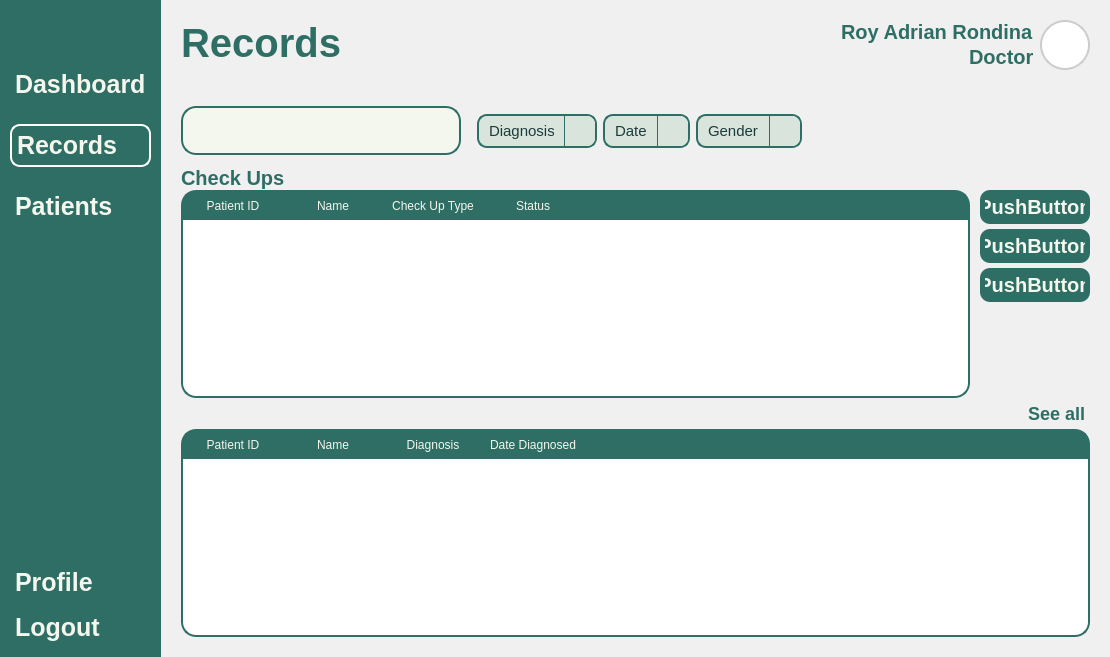
<?xml version="1.0" encoding="UTF-8"?>
<ui version="4.0">
 <class>MainWindow</class>
 <widget class="QMainWindow" name="MainWindow">
  <property name="geometry">
   <rect>
    <x>0</x>
    <y>0</y>
    <width>1110</width>
    <height>657</height>
   </rect>
  </property>
  <property name="windowTitle">
   <string>MainWindow</string>
  </property>
  <property name="styleSheet">
   <string notr="true">*{
	padding: 0px;
	margin: 0px;
	border: 0px;
}
QPushButton {
	font: 900 10pt &quot;Satoshi Black&quot;;
	background-color: transparent;
 	border-radius: 10px;
	font-weight: bold;
	font-size: 25px;
	color: #F4F7ED;
	text-align: left;
	padding: 5px 5px;
}
#NavBar {
    background-color: #2E6E65;
}
QLabel {
	font: 900 10pt &quot;Satoshi Black&quot;;
	font-size: 20px;
	font-weight: bold;
	color: #2E6E65;
	qproperty-alignment: 'AlignLeft';
    qproperty-wordWrap: true;
	background: transparent;
}
</string>
  </property>
  <widget class="QWidget" name="centralwidget">
   <layout class="QHBoxLayout" name="horizontalLayout">
    <property name="spacing">
     <number>0</number>
    </property>
    <property name="leftMargin">
     <number>0</number>
    </property>
    <property name="topMargin">
     <number>0</number>
    </property>
    <property name="rightMargin">
     <number>0</number>
    </property>
    <property name="bottomMargin">
     <number>0</number>
    </property>
    <item>
     <widget class="QWidget" name="NavBar" native="true">
      <property name="sizePolicy">
       <sizepolicy hsizetype="Preferred" vsizetype="Expanding">
        <horstretch>0</horstretch>
        <verstretch>0</verstretch>
       </sizepolicy>
      </property>
      <layout class="QVBoxLayout" name="verticalLayout">
       <property name="spacing">
        <number>6</number>
       </property>
       <property name="leftMargin">
        <number>10</number>
       </property>
       <property name="topMargin">
        <number>10</number>
       </property>
       <property name="rightMargin">
        <number>10</number>
       </property>
       <property name="bottomMargin">
        <number>10</number>
       </property>
       <item>
        <widget class="QPushButton" name="DashBoardButton">
         <property name="text">
          <string/>
         </property>
         <property name="icon">
          <iconset resource="../Images/resources.qrc">
           <normaloff>:/lucide/icons/align-justify.svg</normaloff>:/lucide/icons/align-justify.svg</iconset>
         </property>
         <property name="iconSize">
          <size>
           <width>40</width>
           <height>40</height>
          </size>
         </property>
        </widget>
       </item>
       <item>
        <spacer name="verticalSpacer">
         <property name="orientation">
          <enum>Qt::Vertical</enum>
         </property>
         <property name="sizeType">
          <enum>QSizePolicy::Fixed</enum>
         </property>
         <property name="sizeHint" stdset="0">
          <size>
           <width>20</width>
           <height>10</height>
          </size>
         </property>
        </spacer>
       </item>
       <item>
        <layout class="QVBoxLayout" name="MainButtons">
         <property name="spacing">
          <number>20</number>
         </property>
         <property name="sizeConstraint">
          <enum>QLayout::SetNoConstraint</enum>
         </property>
         <item>
          <widget class="QPushButton" name="pushButton_3">
           <property name="text">
            <string>Dashboard</string>
           </property>
           <property name="icon">
            <iconset resource="../Images/resources.qrc">
             <normaloff>:/lucide/icons/layout-dashboard.svg</normaloff>:/lucide/icons/layout-dashboard.svg</iconset>
           </property>
           <property name="iconSize">
            <size>
             <width>40</width>
             <height>40</height>
            </size>
           </property>
          </widget>
         </item>
         <item>
          <widget class="QPushButton" name="pushButton_2">
           <property name="styleSheet">
            <string notr="true">QPushButton {
	border: 2px solid white;
}</string>
           </property>
           <property name="text">
            <string>Records</string>
           </property>
           <property name="icon">
            <iconset resource="../Images/resources.qrc">
             <normaloff>:/lucide/icons/file-text.svg</normaloff>:/lucide/icons/file-text.svg</iconset>
           </property>
           <property name="iconSize">
            <size>
             <width>40</width>
             <height>40</height>
            </size>
           </property>
          </widget>
         </item>
         <item>
          <widget class="QPushButton" name="pushButton">
           <property name="text">
            <string>Patients</string>
           </property>
           <property name="icon">
            <iconset resource="../Images/resources.qrc">
             <normaloff>:/lucide/icons/user-round-pen.svg</normaloff>:/lucide/icons/user-round-pen.svg</iconset>
           </property>
           <property name="iconSize">
            <size>
             <width>40</width>
             <height>40</height>
            </size>
           </property>
          </widget>
         </item>
        </layout>
       </item>
       <item>
        <spacer name="verticalSpacer_2">
         <property name="orientation">
          <enum>Qt::Vertical</enum>
         </property>
         <property name="sizeType">
          <enum>QSizePolicy::Expanding</enum>
         </property>
         <property name="sizeHint" stdset="0">
          <size>
           <width>20</width>
           <height>40</height>
          </size>
         </property>
        </spacer>
       </item>
       <item>
        <layout class="QVBoxLayout" name="verticalLayout_2">
         <property name="sizeConstraint">
          <enum>QLayout::SetNoConstraint</enum>
         </property>
         <item>
          <widget class="QPushButton" name="pushButton_5">
           <property name="text">
            <string>Profile</string>
           </property>
           <property name="icon">
            <iconset resource="../Images/resources.qrc">
             <normaloff>:/lucide/icons/user-round-cog.svg</normaloff>:/lucide/icons/user-round-cog.svg</iconset>
           </property>
           <property name="iconSize">
            <size>
             <width>40</width>
             <height>40</height>
            </size>
           </property>
          </widget>
         </item>
         <item>
          <widget class="QPushButton" name="pushButton_4">
           <property name="text">
            <string>Logout</string>
           </property>
           <property name="icon">
            <iconset resource="../Images/resources.qrc">
             <normaloff>:/lucide/icons/log-out.svg</normaloff>:/lucide/icons/log-out.svg</iconset>
           </property>
           <property name="iconSize">
            <size>
             <width>40</width>
             <height>40</height>
            </size>
           </property>
          </widget>
         </item>
        </layout>
       </item>
      </layout>
     </widget>
    </item>
    <item>
     <widget class="QFrame" name="MainBodyContainer">
      <property name="sizePolicy">
       <sizepolicy hsizetype="Expanding" vsizetype="Preferred">
        <horstretch>0</horstretch>
        <verstretch>0</verstretch>
       </sizepolicy>
      </property>
      <property name="styleSheet">
       <string notr="true">#MainBodyContainer {
	background-color: #f0f0f0;
}

#Header {
	padding: 20px 20px;
}
QLabel {
    padding: 0px;
}
#UserType {
	font: 300 10pt &quot;Lexend Light&quot;;
	font-size: 15px;
	color: #2B3752;
}
#UserName {
	font: 600 10pt &quot;Lexend SemiBold&quot;;
	font-size: 25px;
	color: #2B3752;
}
#InterfaceTitle{
	font-size: 40px;
}
QGraphicsView {
    border: 2px solid #ccc;
    border-radius: 25px;
    background: white;
}


</string>
      </property>
      <property name="frameShape">
       <enum>QFrame::StyledPanel</enum>
      </property>
      <property name="frameShadow">
       <enum>QFrame::Raised</enum>
      </property>
      <layout class="QVBoxLayout" name="verticalLayout_3">
       <property name="leftMargin">
        <number>0</number>
       </property>
       <property name="topMargin">
        <number>0</number>
       </property>
       <property name="rightMargin">
        <number>0</number>
       </property>
       <property name="bottomMargin">
        <number>0</number>
       </property>
       <item>
        <widget class="QFrame" name="Header">
         <property name="frameShape">
          <enum>QFrame::StyledPanel</enum>
         </property>
         <property name="frameShadow">
          <enum>QFrame::Raised</enum>
         </property>
         <layout class="QHBoxLayout" name="horizontalLayout_2">
          <property name="leftMargin">
           <number>0</number>
          </property>
          <property name="topMargin">
           <number>0</number>
          </property>
          <property name="rightMargin">
           <number>0</number>
          </property>
          <property name="bottomMargin">
           <number>0</number>
          </property>
          <item>
           <widget class="QLabel" name="InterfaceTitle">
            <property name="layoutDirection">
             <enum>Qt::LeftToRight</enum>
            </property>
            <property name="text">
             <string>Records</string>
            </property>
            <property name="alignment">
             <set>Qt::AlignLeading</set>
            </property>
           </widget>
          </item>
          <item>
           <layout class="QHBoxLayout" name="UserPanel">
            <property name="rightMargin">
             <number>0</number>
            </property>
            <item>
             <layout class="QVBoxLayout" name="UserInfo">
              <property name="spacing">
               <number>0</number>
              </property>
              <item alignment="Qt::AlignRight">
               <widget class="QLabel" name="User">
                <property name="text">
                 <string>Roy Adrian Rondina</string>
                </property>
                <property name="alignment">
                 <set>Qt::AlignLeading</set>
                </property>
               </widget>
              </item>
              <item alignment="Qt::AlignRight">
               <widget class="QLabel" name="ID">
                <property name="text">
                 <string>Doctor</string>
                </property>
                <property name="alignment">
                 <set>Qt::AlignLeading</set>
                </property>
               </widget>
              </item>
             </layout>
            </item>
            <item>
             <widget class="QFrame" name="Profile">
              <property name="sizePolicy">
               <sizepolicy hsizetype="Fixed" vsizetype="Fixed">
                <horstretch>0</horstretch>
                <verstretch>0</verstretch>
               </sizepolicy>
              </property>
              <property name="minimumSize">
               <size>
                <width>50</width>
                <height>50</height>
               </size>
              </property>
              <property name="maximumSize">
               <size>
                <width>50</width>
                <height>50</height>
               </size>
              </property>
              <property name="frameShape">
               <enum>QFrame::StyledPanel</enum>
              </property>
              <property name="frameShadow">
               <enum>QFrame::Raised</enum>
              </property>
              <layout class="QVBoxLayout" name="verticalLayout_4">
               <property name="spacing">
                <number>0</number>
               </property>
               <property name="leftMargin">
                <number>0</number>
               </property>
               <property name="topMargin">
                <number>0</number>
               </property>
               <property name="rightMargin">
                <number>0</number>
               </property>
               <property name="bottomMargin">
                <number>0</number>
               </property>
               <item>
                <widget class="QGraphicsView" name="ProfilePic">
                 <property name="enabled">
                  <bool>true</bool>
                 </property>
                 <property name="sizePolicy">
                  <sizepolicy hsizetype="Preferred" vsizetype="Preferred">
                   <horstretch>0</horstretch>
                   <verstretch>0</verstretch>
                  </sizepolicy>
                 </property>
                 <property name="minimumSize">
                  <size>
                   <width>0</width>
                   <height>0</height>
                  </size>
                 </property>
                </widget>
               </item>
              </layout>
             </widget>
            </item>
           </layout>
          </item>
         </layout>
        </widget>
       </item>
       <item>
        <widget class="QFrame" name="MainBody">
         <property name="sizePolicy">
          <sizepolicy hsizetype="Preferred" vsizetype="Expanding">
           <horstretch>0</horstretch>
           <verstretch>0</verstretch>
          </sizepolicy>
         </property>
         <property name="styleSheet">
          <string notr="true">#SearchBar {
	border: 2px solid #2E6E65;
	border-radius: 15px;
	text-align: center;
	background-color: transparent;
}

QComboBox {
    background-color: #b5cecb;
    font-size: 15px;
    color: #1b3b3a;
    border-radius: 10px;
    padding: 5px 10px;
    border: 1px solid #2E6E65;
}

QComboBox::drop-down {
    background: transparent;
    border: none;
    width: 20px;
}

#SeeAllButton {
	text-align: right;
	color: #2E6E65;
	font-size: 18px
}
</string>
         </property>
         <property name="frameShape">
          <enum>QFrame::StyledPanel</enum>
         </property>
         <property name="frameShadow">
          <enum>QFrame::Raised</enum>
         </property>
         <layout class="QVBoxLayout" name="verticalLayout_6">
          <property name="spacing">
           <number>0</number>
          </property>
          <property name="leftMargin">
           <number>20</number>
          </property>
          <property name="topMargin">
           <number>0</number>
          </property>
          <property name="rightMargin">
           <number>20</number>
          </property>
          <property name="bottomMargin">
           <number>20</number>
          </property>
          <item>
           <widget class="QFrame" name="SearchBarContainer">
            <property name="sizePolicy">
             <sizepolicy hsizetype="Preferred" vsizetype="Expanding">
              <horstretch>0</horstretch>
              <verstretch>0</verstretch>
             </sizepolicy>
            </property>
            <property name="maximumSize">
             <size>
              <width>16777215</width>
              <height>70</height>
             </size>
            </property>
            <property name="frameShape">
             <enum>QFrame::StyledPanel</enum>
            </property>
            <property name="frameShadow">
             <enum>QFrame::Raised</enum>
            </property>
            <layout class="QHBoxLayout" name="horizontalLayout_3">
             <property name="leftMargin">
              <number>0</number>
             </property>
             <item>
              <widget class="QWidget" name="SearchBar" native="true">
               <property name="sizePolicy">
                <sizepolicy hsizetype="Expanding" vsizetype="Fixed">
                 <horstretch>0</horstretch>
                 <verstretch>0</verstretch>
                </sizepolicy>
               </property>
               <property name="styleSheet">
                <string notr="true">#SearchBar {
	background-color: #F4F7ED;
	border: 2px solid #2E6E65;
    border-radius: 15px;
}
#Search{
	background-color: transparent ;
	font: 300 14pt &quot;Lexend Light&quot;;
}</string>
               </property>
               <layout class="QHBoxLayout" name="horizontalLayout_4">
                <property name="spacing">
                 <number>0</number>
                </property>
                <property name="topMargin">
                 <number>5</number>
                </property>
                <property name="rightMargin">
                 <number>0</number>
                </property>
                <property name="bottomMargin">
                 <number>5</number>
                </property>
                <item>
                 <widget class="QPushButton" name="Icon">
                  <property name="text">
                   <string/>
                  </property>
                  <property name="icon">
                   <iconset>
                    <normaloff>:/icons/icons/search.svg</normaloff>:/icons/icons/search.svg</iconset>
                  </property>
                  <property name="iconSize">
                   <size>
                    <width>40</width>
                    <height>40</height>
                   </size>
                  </property>
                 </widget>
                </item>
                <item>
                 <widget class="QLineEdit" name="Search"/>
                </item>
               </layout>
              </widget>
             </item>
             <item>
              <spacer name="horizontalSpacer_2">
               <property name="orientation">
                <enum>Qt::Horizontal</enum>
               </property>
               <property name="sizeType">
                <enum>QSizePolicy::Maximum</enum>
               </property>
               <property name="sizeHint" stdset="0">
                <size>
                 <width>10</width>
                 <height>20</height>
                </size>
               </property>
              </spacer>
             </item>
             <item>
              <widget class="QComboBox" name="DiagnosisBox">
               <property name="sizePolicy">
                <sizepolicy hsizetype="Preferred" vsizetype="Fixed">
                 <horstretch>0</horstretch>
                 <verstretch>0</verstretch>
                </sizepolicy>
               </property>
               <property name="styleSheet">
                <string notr="true">QComboBox {
    background-color: #D9E4DC;
    border: 2px solid #2E6E65;
    border-radius: 10px;
    padding: 5px 10px;
	font: 300 12pt &quot;Lexend Light&quot;;
}
QComboBox::drop-down {
    subcontrol-origin: padding;
    subcontrol-position: top right;
    width: 30px;
    border-left: 1px solid #2E6E65;
    background-color: #D9E4DC;
    border-top-right-radius: 8px;
    border-bottom-right-radius: 8px;
}
QComboBox::down-arrow {
    image: url(:/icons/icons/chevron-down.svg);
    width: 20px;
    height: 20px;
}
QComboBox QAbstractItemView {
    background-color: #F4F7ED;
    selection-background-color: #CCE3D0;
    border: 1px solid #2E6E65;
    border-radius: 2px;
    outline: 0;
	font: 300 12pt &quot;Lexend Light&quot;;
}</string>
               </property>
               <item>
                <property name="text">
                 <string>Diagnosis</string>
                </property>
               </item>
              </widget>
             </item>
             <item>
              <widget class="QComboBox" name="DateBox">
               <property name="styleSheet">
                <string notr="true">QComboBox {
    background-color: #D9E4DC;
    border: 2px solid #2E6E65;
    border-radius: 10px;
    padding: 5px 10px;
	font: 300 12pt &quot;Lexend Light&quot;;
}
QComboBox::drop-down {
    subcontrol-origin: padding;
    subcontrol-position: top right;
    width: 30px;
    border-left: 1px solid #2E6E65;
    background-color: #D9E4DC;
    border-top-right-radius: 8px;
    border-bottom-right-radius: 8px;
}
QComboBox::down-arrow {
    image: url(:/icons/icons/chevron-down.svg);
    width: 20px;
    height: 20px;
}
QComboBox QAbstractItemView {
    background-color: #F4F7ED;
    selection-background-color: #CCE3D0;
    border: 1px solid #2E6E65;
    border-radius: 2px;
    outline: 0;
	font: 300 12pt &quot;Lexend Light&quot;;
}</string>
               </property>
               <item>
                <property name="text">
                 <string>Date</string>
                </property>
               </item>
              </widget>
             </item>
             <item>
              <widget class="QComboBox" name="GenderBox">
               <property name="styleSheet">
                <string notr="true">QComboBox {
    background-color: #D9E4DC;
    border: 2px solid #2E6E65;
    border-radius: 10px;
    padding: 5px 10px;
	font: 300 12pt &quot;Lexend Light&quot;;
}
QComboBox::drop-down {
    subcontrol-origin: padding;
    subcontrol-position: top right;
    width: 30px;
    border-left: 1px solid #2E6E65;
    background-color: #D9E4DC;
    border-top-right-radius: 8px;
    border-bottom-right-radius: 8px;
}
QComboBox::down-arrow {
    image: url(:/icons/icons/chevron-down.svg);
    width: 20px;
    height: 20px;
}
QComboBox QAbstractItemView {
    background-color: #F4F7ED;
    selection-background-color: #CCE3D0;
    border: 1px solid #2E6E65;
    border-radius: 2px;
    outline: 0;
	font: 300 12pt &quot;Lexend Light&quot;;
}</string>
               </property>
               <item>
                <property name="text">
                 <string>Gender</string>
                </property>
               </item>
              </widget>
             </item>
             <item>
              <spacer name="horizontalSpacer">
               <property name="orientation">
                <enum>Qt::Horizontal</enum>
               </property>
               <property name="sizeType">
                <enum>QSizePolicy::Expanding</enum>
               </property>
               <property name="sizeHint" stdset="0">
                <size>
                 <width>100</width>
                 <height>20</height>
                </size>
               </property>
              </spacer>
             </item>
            </layout>
           </widget>
          </item>
          <item>
           <widget class="QLabel" name="CheckUpLabel">
            <property name="text">
             <string>Check Ups</string>
            </property>
           </widget>
          </item>
          <item>
           <widget class="QFrame" name="frame">
            <property name="styleSheet">
             <string notr="true">QPushButton {
	font: 900 10pt &quot;Satoshi Black&quot;;
	background-color:  #2E6E65;
	border-radius: 10px;
	font-weight: bold;	
	font-size: 20px;
	color: #F4F7ED;
	text-align: center;
}</string>
            </property>
            <property name="frameShape">
             <enum>QFrame::StyledPanel</enum>
            </property>
            <property name="frameShadow">
             <enum>QFrame::Raised</enum>
            </property>
            <layout class="QHBoxLayout" name="horizontalLayout_5">
             <property name="spacing">
              <number>10</number>
             </property>
             <property name="leftMargin">
              <number>0</number>
             </property>
             <property name="topMargin">
              <number>0</number>
             </property>
             <property name="rightMargin">
              <number>0</number>
             </property>
             <property name="bottomMargin">
              <number>0</number>
             </property>
             <item>
              <widget class="QTableWidget" name="AcceptedCheckUp">
               <property name="sizePolicy">
                <sizepolicy hsizetype="Expanding" vsizetype="Expanding">
                 <horstretch>0</horstretch>
                 <verstretch>0</verstretch>
                </sizepolicy>
               </property>
               <property name="styleSheet">
                <string notr="true">QTableWidget {
    border: 2px solid white;
    border-radius: 15px;
    background-color: white;
	border-color: #2e6e65;
}

QHeaderView {
    border: none;
    font: 700 16pt &quot;Arial&quot;;
    background-color: #2e6e65;
    color: #f4f7ed;
    padding: 0px;
    margin: 0px;
    border-top-left-radius: 10px;
    border-top-right-radius: 10px;
}

QHeaderView::section {
    border: none;
	text-align: left;
    font: 700 12pt &quot;Arial&quot;;
    background-color: #2e6e65;
    color: #f4f7ed;
    padding: 5px;
    margin: 0px;
}

QHeaderView::section:first {
    border-top-left-radius: 10px;
}

QHeaderView::section:last {
    border-top-right-radius: 10px;
}
</string>
               </property>
               <column>
                <property name="text">
                 <string>Patient ID</string>
                </property>
               </column>
               <column>
                <property name="text">
                 <string>Name</string>
                </property>
               </column>
               <column>
                <property name="text">
                 <string>Check Up Type</string>
                </property>
               </column>
               <column>
                <property name="text">
                 <string>Status</string>
                </property>
               </column>
              </widget>
             </item>
             <item alignment="Qt::AlignTop">
              <widget class="QFrame" name="frame_2">
               <property name="sizePolicy">
                <sizepolicy hsizetype="Fixed" vsizetype="Preferred">
                 <horstretch>0</horstretch>
                 <verstretch>0</verstretch>
                </sizepolicy>
               </property>
               <property name="minimumSize">
                <size>
                 <width>110</width>
                 <height>0</height>
                </size>
               </property>
               <property name="maximumSize">
                <size>
                 <width>110</width>
                 <height>16777215</height>
                </size>
               </property>
               <property name="frameShape">
                <enum>QFrame::StyledPanel</enum>
               </property>
               <property name="frameShadow">
                <enum>QFrame::Raised</enum>
               </property>
               <layout class="QVBoxLayout" name="verticalLayout_5">
                <property name="spacing">
                 <number>5</number>
                </property>
                <property name="leftMargin">
                 <number>0</number>
                </property>
                <property name="topMargin">
                 <number>0</number>
                </property>
                <property name="rightMargin">
                 <number>0</number>
                </property>
                <property name="bottomMargin">
                 <number>0</number>
                </property>
                <item>
                 <widget class="QPushButton" name="pushButton_6">
                  <property name="text">
                   <string>PushButton</string>
                  </property>
                 </widget>
                </item>
                <item>
                 <widget class="QPushButton" name="pushButton_7">
                  <property name="text">
                   <string>PushButton</string>
                  </property>
                 </widget>
                </item>
                <item>
                 <widget class="QPushButton" name="pushButton_8">
                  <property name="text">
                   <string>PushButton</string>
                  </property>
                 </widget>
                </item>
               </layout>
              </widget>
             </item>
            </layout>
           </widget>
          </item>
          <item>
           <widget class="QPushButton" name="SeeAllButton">
            <property name="text">
             <string>See all</string>
            </property>
           </widget>
          </item>
          <item>
           <widget class="QTableWidget" name="DoneTable">
            <property name="styleSheet">
             <string notr="true">QTableWidget {
    border: 2px solid white;
    border-radius: 15px;
    background-color: white;
	border-color: #2e6e65;
}

QHeaderView {
    border: none;
    font: 700 16pt &quot;Arial&quot;;
    background-color: #2e6e65;
    color: #f4f7ed;
    padding: 0px;
    margin: 0px;
    border-top-left-radius: 10px;
    border-top-right-radius: 10px;
}

QHeaderView::section {
    border: none;
	text-align: left;
    font: 700 12pt &quot;Arial&quot;;
    background-color: #2e6e65;
    color: #f4f7ed;
    padding: 5px;
    margin: 0px;
}

QHeaderView::section:first {
    border-top-left-radius: 10px;
}

QHeaderView::section:last {
    border-top-right-radius: 10px;
}
</string>
            </property>
            <column>
             <property name="text">
              <string>Patient ID</string>
             </property>
            </column>
            <column>
             <property name="text">
              <string>Name</string>
             </property>
            </column>
            <column>
             <property name="text">
              <string>Diagnosis</string>
             </property>
            </column>
            <column>
             <property name="text">
              <string>Date Diagnosed</string>
             </property>
            </column>
           </widget>
          </item>
         </layout>
        </widget>
       </item>
      </layout>
     </widget>
    </item>
   </layout>
  </widget>
 </widget>
 <resources>
  <include location="../Images/resources.qrc"/>
 </resources>
 <connections/>
</ui>
